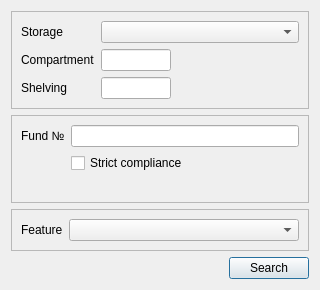
<?xml version="1.0" encoding="UTF-8"?>
<ui version="4.0">
 <class>SearchDialog</class>
 <widget class="QDialog" name="SearchDialog">
  <property name="geometry">
   <rect>
    <x>0</x>
    <y>0</y>
    <width>320</width>
    <height>290</height>
   </rect>
  </property>
  <property name="minimumSize">
   <size>
    <width>320</width>
    <height>290</height>
   </size>
  </property>
  <property name="maximumSize">
   <size>
    <width>320</width>
    <height>290</height>
   </size>
  </property>
  <property name="windowTitle">
   <string>Search</string>
  </property>
  <property name="windowIcon">
   <iconset resource="../resources.qrc">
    <normaloff>:/icons/icon.png</normaloff>:/icons/icon.png</iconset>
  </property>
  <layout class="QVBoxLayout" name="verticalLayout">
   <item>
    <widget class="QFrame" name="frame">
     <property name="sizePolicy">
      <sizepolicy hsizetype="Minimum" vsizetype="Maximum">
       <horstretch>0</horstretch>
       <verstretch>0</verstretch>
      </sizepolicy>
     </property>
     <property name="frameShape">
      <enum>QFrame::StyledPanel</enum>
     </property>
     <property name="frameShadow">
      <enum>QFrame::Raised</enum>
     </property>
     <layout class="QFormLayout" name="formLayout">
      <item row="0" column="0">
       <widget class="QLabel" name="label">
        <property name="text">
         <string>Storage</string>
        </property>
       </widget>
      </item>
      <item row="0" column="1">
       <widget class="QComboBox" name="cB_storage"/>
      </item>
      <item row="1" column="0">
       <widget class="QLabel" name="label_2">
        <property name="text">
         <string>Compartment</string>
        </property>
       </widget>
      </item>
      <item row="2" column="0">
       <widget class="QLabel" name="label_3">
        <property name="text">
         <string>Shelving</string>
        </property>
       </widget>
      </item>
      <item row="2" column="1">
       <widget class="QLineEdit" name="lE_shelving">
        <property name="maximumSize">
         <size>
          <width>70</width>
          <height>16777215</height>
         </size>
        </property>
        <property name="maxLength">
         <number>3</number>
        </property>
        <property name="clearButtonEnabled">
         <bool>true</bool>
        </property>
       </widget>
      </item>
      <item row="1" column="1">
       <widget class="QLineEdit" name="lineEdit">
        <property name="maximumSize">
         <size>
          <width>70</width>
          <height>16777215</height>
         </size>
        </property>
        <property name="maxLength">
         <number>2</number>
        </property>
        <property name="clearButtonEnabled">
         <bool>true</bool>
        </property>
       </widget>
      </item>
     </layout>
    </widget>
   </item>
   <item>
    <widget class="QFrame" name="frame_2">
     <property name="sizePolicy">
      <sizepolicy hsizetype="Minimum" vsizetype="Minimum">
       <horstretch>0</horstretch>
       <verstretch>0</verstretch>
      </sizepolicy>
     </property>
     <property name="frameShape">
      <enum>QFrame::StyledPanel</enum>
     </property>
     <property name="frameShadow">
      <enum>QFrame::Raised</enum>
     </property>
     <layout class="QFormLayout" name="formLayout_2">
      <item row="0" column="0">
       <widget class="QLabel" name="label_4">
        <property name="text">
         <string>Fund №</string>
        </property>
       </widget>
      </item>
      <item row="0" column="1">
       <widget class="QLineEdit" name="lE_fund">
        <property name="maximumSize">
         <size>
          <width>16777215</width>
          <height>16777215</height>
         </size>
        </property>
        <property name="maxLength">
         <number>10</number>
        </property>
        <property name="clearButtonEnabled">
         <bool>true</bool>
        </property>
       </widget>
      </item>
      <item row="1" column="1">
       <widget class="QCheckBox" name="cB_strict">
        <property name="text">
         <string>Strict compliance</string>
        </property>
       </widget>
      </item>
     </layout>
    </widget>
   </item>
   <item>
    <widget class="QFrame" name="frame_3">
     <property name="sizePolicy">
      <sizepolicy hsizetype="Minimum" vsizetype="Maximum">
       <horstretch>0</horstretch>
       <verstretch>0</verstretch>
      </sizepolicy>
     </property>
     <property name="frameShape">
      <enum>QFrame::StyledPanel</enum>
     </property>
     <property name="frameShadow">
      <enum>QFrame::Raised</enum>
     </property>
     <layout class="QFormLayout" name="formLayout_3">
      <item row="0" column="0">
       <widget class="QLabel" name="label_6">
        <property name="text">
         <string>Feature</string>
        </property>
       </widget>
      </item>
      <item row="0" column="1">
       <widget class="QComboBox" name="cB_feature">
        <property name="sizePolicy">
         <sizepolicy hsizetype="Expanding" vsizetype="Maximum">
          <horstretch>0</horstretch>
          <verstretch>0</verstretch>
         </sizepolicy>
        </property>
       </widget>
      </item>
     </layout>
    </widget>
   </item>
   <item alignment="Qt::AlignRight">
    <widget class="QPushButton" name="pB_search">
     <property name="text">
      <string>Search</string>
     </property>
    </widget>
   </item>
  </layout>
 </widget>
 <resources>
  <include location="../resources.qrc"/>
 </resources>
 <connections/>
</ui>
